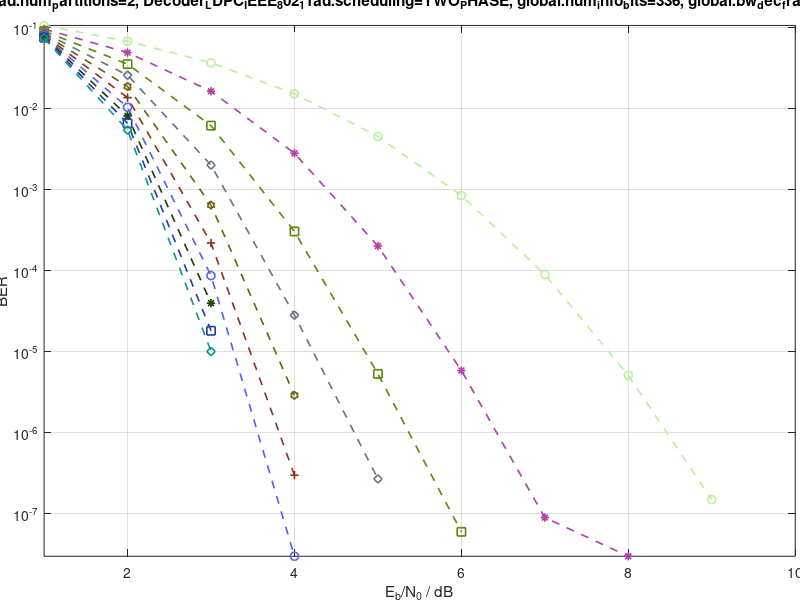

This chart was generated by the following MATLAB code: (Note: this script raises an error after producing the figure.)
clear all;
xval{1} = [1.000000 2.000000 3.000000 4.000000 5.000000 6.000000 7.000000 8.000000 9.000000 10.000000 ];
xval{2} = [1.000000 2.000000 3.000000 4.000000 5.000000 6.000000 7.000000 8.000000 9.000000 10.000000 ];
xval{3} = [1.000000 2.000000 3.000000 4.000000 5.000000 6.000000 7.000000 8.000000 9.000000 10.000000 ];
xval{4} = [1.000000 2.000000 3.000000 4.000000 5.000000 6.000000 7.000000 8.000000 9.000000 10.000000 ];
xval{5} = [1.000000 2.000000 3.000000 4.000000 5.000000 6.000000 7.000000 8.000000 9.000000 10.000000 ];
xval{6} = [1.000000 2.000000 3.000000 4.000000 5.000000 6.000000 7.000000 8.000000 9.000000 10.000000 ];
xval{7} = [1.000000 2.000000 3.000000 4.000000 5.000000 6.000000 7.000000 8.000000 9.000000 10.000000 ];
xval{8} = [1.000000 2.000000 3.000000 4.000000 5.000000 6.000000 7.000000 8.000000 9.000000 10.000000 ];
xval{9} = [1.000000 2.000000 3.000000 4.000000 5.000000 6.000000 7.000000 8.000000 9.000000 10.000000 ];
xval{10} = [1.000000 2.000000 3.000000 4.000000 5.000000 6.000000 7.000000 8.000000 9.000000 10.000000 ];
yval{1} = [1.057970e-01 6.759500e-02 3.655540e-02 1.518680e-02 4.504260e-03 8.419640e-04 8.907740e-05 5.089290e-06 1.488100e-07 0.000000e+00 ];
yval{2} = [9.548430e-02 4.895070e-02 1.631640e-02 2.800090e-03 2.002380e-04 5.833330e-06 8.928570e-08 2.976190e-08 0.000000e+00 0.000000e+00 ];
yval{3} = [9.011180e-02 3.524220e-02 6.135180e-03 3.033630e-04 5.297620e-06 5.952380e-08 0.000000e+00 0.000000e+00 0.000000e+00 0.000000e+00 ];
yval{4} = [8.573510e-02 2.573290e-02 2.000150e-03 2.809520e-05 2.678570e-07 0.000000e+00 0.000000e+00 0.000000e+00 0.000000e+00 0.000000e+00 ];
yval{5} = [8.269320e-02 1.867170e-02 6.405360e-04 2.886900e-06 0.000000e+00 0.000000e+00 0.000000e+00 0.000000e+00 0.000000e+00 0.000000e+00 ];
yval{6} = [8.032980e-02 1.359540e-02 2.186310e-04 2.976190e-07 0.000000e+00 0.000000e+00 0.000000e+00 0.000000e+00 0.000000e+00 0.000000e+00 ];
yval{7} = [7.910430e-02 1.034370e-02 8.651790e-05 2.976190e-08 0.000000e+00 0.000000e+00 0.000000e+00 0.000000e+00 0.000000e+00 0.000000e+00 ];
yval{8} = [7.702530e-02 8.092030e-03 3.955360e-05 0.000000e+00 0.000000e+00 0.000000e+00 0.000000e+00 0.000000e+00 0.000000e+00 0.000000e+00 ];
yval{9} = [7.479870e-02 6.553990e-03 1.803570e-05 0.000000e+00 0.000000e+00 0.000000e+00 0.000000e+00 0.000000e+00 0.000000e+00 0.000000e+00 ];
yval{10} = [7.376470e-02 5.408960e-03 1.002980e-05 0.000000e+00 0.000000e+00 0.000000e+00 0.000000e+00 0.000000e+00 0.000000e+00 0.000000e+00 ];
legendval = {'iteration 1' 'iteration 2' 'iteration 3' 'iteration 4' 'iteration 5' 'iteration 6' 'iteration 7' 'iteration 8' 'iteration 9' 'iteration 10' };
graphtitle = 'WPAN, global.ldpc_code_rate=IEEE_802_11AD_P42_N672_R050, Decoder_LDPC_IEEE_802_11ad.num_iterations=10, Source_Bits.start_seed=7878089, global.num_ldpc_inner_iterations=10, Demapper.channel_reliability=OPTIMAL_CRF, error_rates_decoding.print_status_permanent, global.bw_fl2fix=6, Decoder_LDPC_IEEE_802_11ad.dec_algorithm=MIN_SUM, Decoder_LDPC_IEEE_802_11ad.esf_factor=0.875, global.bw_dec_app=9, Source_Bits.mode=RANDOM, error_rates_decoding.out_port_inner_dim_name=ITERATION, Decoder_LDPC_IEEE_802_11ad.num_partitions=2, Decoder_LDPC_IEEE_802_11ad.scheduling=TWO_PHASE, global.num_info_bits=336, global.bw_dec_fract=2, Decoder_LDPC_IEEE_802_11ad.threshold=16, global.bw_dec_ext=6, Decoder_LDPC_IEEE_802_11ad.app_parity_check, Decoder_LDPC_IEEE_802_11ad.edges_threshold=7, global.bw_fl2fix_fract=2, global.num_bits_per_symbol=2, Channel_AWGN.start_seed=12424, error_rates_decoding.max_num_diff_blocks=500, Decoder_LDPC_IEEE_802_11ad.num_lambda_min=3, Source_Bits.crc_poly=0, error_rates_decoding.out_port_inner_dim_addr_offset=1, error_rates_decoding.max_num_total_blocks=100000, global.mapping=MAP_QPSK, global.num_other_bits=336';
figfilename = 'WPAN_global.ldpc_code_rateIEEE_802_11AD_P42_N672_R050_Decoder_LDPC_IEEE_802_11ad.num_iterations10_Source_Bits.start_seed7878089_global.num_ldpc_inner_iterations10_Demapper.channel_reliabilityOPTIMAL_CRF_error_rates_decoding.print_status_permanent_global.bw_fl2fix6_Decoder_LDPC_IEEE_802_11ad.dec_algorithmMIN_SUM_Decoder_LDPC_IEEE_802_11ad.esf_factor0.875_global.bw_dec_app9_Source_Bits.modeRANDOM_error_rates_decoding.out_port_inner_dim_nameITERATION_Decoder_LDPC_IEEE_802_11ad.num_partitions2_Decoder_LDPC_IEEE_802_11ad.schedulingTWO_PHASE_global.num_info_bits336_global.bw_dec_fract2_Decoder_LDPC_IEEE_802_11ad.threshold16_global.bw_dec_ext6_Decoder_LDPC_IEEE_802_11ad.app_parity_check_Decoder_LDPC_IEEE_802_11ad.edges_threshold7_global.bw_fl2fix_fract2_global.num_bits_per_symbol2_Channel_AWGN.start_seed12424_error_rates_decoding.max_num_diff_blocks500_Decoder_LDPC_IEEE_802_11ad.num_lambda_min3_Source_Bits.crc_poly0_error_rates_decoding.out_port_inner_dim_addr_offset1_error_rates_decoding.max_num_total_blocks100000_global.mappingMAP_QPSK_global.num_other_bits336';
xtitle = 'E_b/N_0 / dB';
ytitle = 'BER';
%Farbvektor initialisieren, entsprechende Kurven haben gleiche Farben;
		farb=zeros(1,3);
		%Moegliche Marker
		mark=['+','o','*','s','d','h'];
		%Graph erzeugen
		figf=figure('Visible','off');
		for k=1:length(legendval)
		    %Graph zeichnen, Farbe zufaellig, marker aus Vektor mark
		    plot(xval{k}(:), yval{k}(:), 'linestyle','--', 'linewidth',1.2, 'color',rand(1,3), 'marker',mark(mod(k,6)+1), 'DisplayName',legendval{k});
		    hold on;
		end
		%Graph formatieren
		xlabel(xtitle);
		ylabel(ytitle);
		title(graphtitle);
		axis tight;
		grid on;
set(gca,'YScale','log');
set(gca,'YLimMode','auto');
		set(gca,'Position',[0.05511 0.07292 0.9389 0.8847]);  %fits for create_pdf.m, paper size 24x18
		box on;
		hold off;
		leg = legend('toggle');
		legend('boxon');
		set(leg,'Location','southwest','FontSize',10);
		% Grafiken anzeigen
		set(figf,'Visible','on');
		% Grafik speichern
		%saveas(figf,[figfilename, '.fig'],'fig');
		%h = gcf();
		%set(h,'PaperSize',[24 18]);
		%set(h,'PaperUnits','centimeters');
		%set(h,'PaperOrientation','portrait');
		%set(h,'PaperPosition',[0 0 24 18]);
		%print('-dpdf',[figfilename, '.pdf']);
